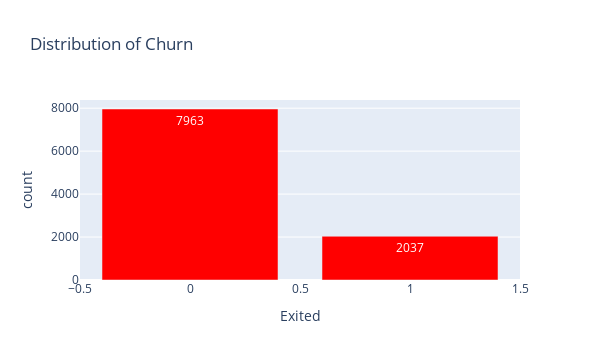

The cell this chart's notebook holds for it:
### Code cell
fig = px.bar(churn,
             x='Exited',
             y='count',
             title='Distribution of Churn',
             text_auto=True,
             width=600,
             color_discrete_sequence=['red']
             )
fig.show()
# Binary flag 1 if the customer closed account with bank and 0 if the customer is retained

### Figure 1 — Plotly figure (JSON) as saved in the notebook; plotly's stock layout.template omitted (floating-point values rounded to 4 significant figures)
{"data": [{"alignmentgroup": "True", "hovertemplate": "Exited=%{x}<br>count=%{y}<extra></extra>", "legendgroup": "", "marker": {"color": "red", "pattern": {"shape": ""}}, "name": "", "offsetgroup": "", "orientation": "v", "showlegend": false, "textposition": "auto", "texttemplate": "%{y}", "type": "bar", "x": [0, 1], "xaxis": "x", "y": [7963, 2037], "yaxis": "y"}], "layout": {"barmode": "relative", "height": 360, "legend": {"tracegroupgap": 0}, "title": {"text": "Distribution of Churn"}, "width": 600, "xaxis": {"anchor": "y", "autorange": true, "domain": [0, 1], "range": [-0.5, 1.5], "title": {"text": "Exited"}, "type": "linear"}, "yaxis": {"anchor": "x", "autorange": true, "domain": [0, 1], "range": [0, 8382.0], "title": {"text": "count"}, "type": "linear"}}}
